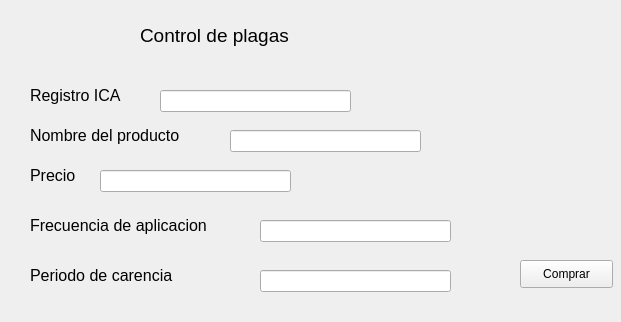
<?xml version="1.0" encoding="UTF-8"?>
<ui version="4.0">
 <class>Form</class>
 <widget class="QWidget" name="Form">
  <property name="geometry">
   <rect>
    <x>0</x>
    <y>0</y>
    <width>621</width>
    <height>322</height>
   </rect>
  </property>
  <property name="windowTitle">
   <string>Form</string>
  </property>
  <widget class="QLabel" name="label_12">
   <property name="geometry">
    <rect>
     <x>30</x>
     <y>260</y>
     <width>221</width>
     <height>31</height>
    </rect>
   </property>
   <property name="font">
    <font>
     <pointsize>12</pointsize>
    </font>
   </property>
   <property name="text">
    <string>Periodo de carencia</string>
   </property>
  </widget>
  <widget class="QLabel" name="label_7">
   <property name="geometry">
    <rect>
     <x>140</x>
     <y>20</y>
     <width>221</width>
     <height>31</height>
    </rect>
   </property>
   <property name="font">
    <font>
     <pointsize>14</pointsize>
    </font>
   </property>
   <property name="text">
    <string>Control de plagas</string>
   </property>
  </widget>
  <widget class="QLabel" name="label_8">
   <property name="geometry">
    <rect>
     <x>30</x>
     <y>80</y>
     <width>121</width>
     <height>31</height>
    </rect>
   </property>
   <property name="font">
    <font>
     <pointsize>12</pointsize>
    </font>
   </property>
   <property name="text">
    <string>Registro ICA</string>
   </property>
  </widget>
  <widget class="QLabel" name="label_11">
   <property name="geometry">
    <rect>
     <x>30</x>
     <y>210</y>
     <width>221</width>
     <height>31</height>
    </rect>
   </property>
   <property name="font">
    <font>
     <pointsize>12</pointsize>
    </font>
   </property>
   <property name="text">
    <string>Frecuencia de aplicacion</string>
   </property>
  </widget>
  <widget class="QLabel" name="label_9">
   <property name="geometry">
    <rect>
     <x>30</x>
     <y>120</y>
     <width>191</width>
     <height>31</height>
    </rect>
   </property>
   <property name="font">
    <font>
     <pointsize>12</pointsize>
    </font>
   </property>
   <property name="text">
    <string>Nombre del producto</string>
   </property>
  </widget>
  <widget class="QLineEdit" name="priceGetter">
   <property name="geometry">
    <rect>
     <x>100</x>
     <y>170</y>
     <width>191</width>
     <height>22</height>
    </rect>
   </property>
  </widget>
  <widget class="QLineEdit" name="ICAGetter">
   <property name="geometry">
    <rect>
     <x>160</x>
     <y>90</y>
     <width>191</width>
     <height>22</height>
    </rect>
   </property>
  </widget>
  <widget class="QLineEdit" name="productNameGetter">
   <property name="geometry">
    <rect>
     <x>230</x>
     <y>130</y>
     <width>191</width>
     <height>22</height>
    </rect>
   </property>
  </widget>
  <widget class="QLineEdit" name="frequencyApplicationGetter">
   <property name="geometry">
    <rect>
     <x>260</x>
     <y>220</y>
     <width>191</width>
     <height>22</height>
    </rect>
   </property>
  </widget>
  <widget class="QLabel" name="label_10">
   <property name="geometry">
    <rect>
     <x>30</x>
     <y>160</y>
     <width>191</width>
     <height>31</height>
    </rect>
   </property>
   <property name="font">
    <font>
     <pointsize>12</pointsize>
    </font>
   </property>
   <property name="text">
    <string>Precio</string>
   </property>
  </widget>
  <widget class="QLineEdit" name="gracePeriodGetter">
   <property name="geometry">
    <rect>
     <x>260</x>
     <y>270</y>
     <width>191</width>
     <height>22</height>
    </rect>
   </property>
   <property name="text">
    <string/>
   </property>
  </widget>
  <widget class="QPushButton" name="buyButton">
   <property name="geometry">
    <rect>
     <x>520</x>
     <y>260</y>
     <width>93</width>
     <height>28</height>
    </rect>
   </property>
   <property name="text">
    <string>Comprar</string>
   </property>
  </widget>
 </widget>
 <resources/>
 <connections/>
</ui>
